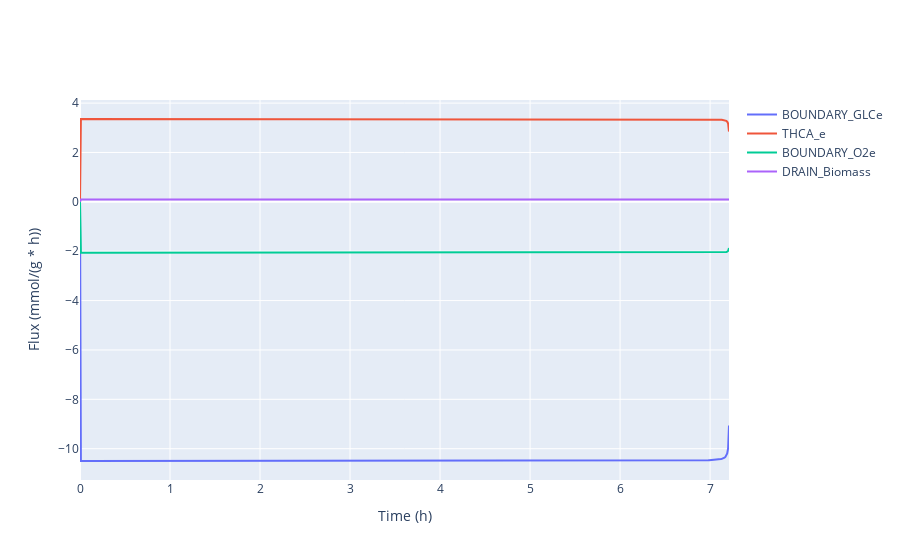

The code cell stored with this chart in its notebook:
### Markdown cell above
We can also see the reaction rates during the batch

### Code cell
fig = plot_trajectories(trajectories, x_axis_title = 'Time (h)' , y_axis_title = 'Flux (mmol/(g * h))' )
fig.show()

### Figure 1 — Plotly figure (JSON) as saved in the notebook; plotly's stock layout.template omitted (floating-point values rounded to 4 significant figures; data arrays with more than 128 entries replaced by an {"elided": "..."} marker saying what was removed)
{"data": [{"mode": "lines", "name": "BOUNDARY_GLCe", "type": "scatter", "x": {"elided": "722 float values"}, "y": {"elided": "722 float values"}}, {"mode": "lines", "name": "THCA_e", "type": "scatter", "x": {"elided": "722 float values"}, "y": {"elided": "722 float values"}}, {"mode": "lines", "name": "BOUNDARY_O2e", "type": "scatter", "x": {"elided": "722 float values"}, "y": {"elided": "722 float values"}}, {"mode": "lines", "name": "DRAIN_Biomass", "type": "scatter", "x": {"elided": "722 float values"}, "y": {"elided": "722 float values"}}], "layout": {"xaxis": {"title": {"text": "Time (h)"}}, "yaxis": {"title": {"text": "Flux (mmol/(g * h))"}}}}
